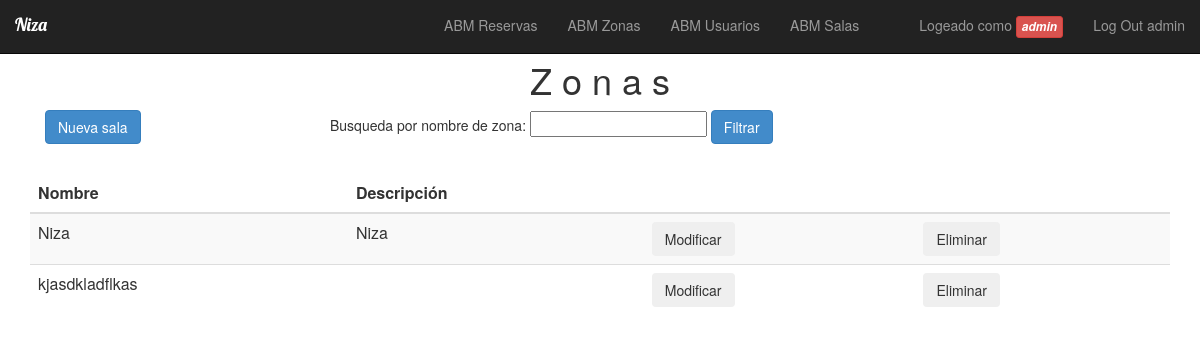
The page /paginas/abm_zonas/mostrar_zona.php (signed in) on the database its author committed.
### tables this page shows
CREATE TABLE `zonas` (
  `id_zona` int(10) NOT NULL,
  `nombre_zona` varchar(250) NOT NULL,
  `descripcion` varchar(250) NOT NULL
);

### paginas/abm_zonas/lista_zonas.php (the view)
<?php
if(isset($_POST['busqueda']) && $_POST['busqueda']<>''){
  $nom=$_POST['busqueda'];
    $query="SELECT id_zona, nombre_zona, descripcion
    FROM zonas where nombre_zona like '$nom%'";
}
else{
  $query="SELECT id_zona, nombre_zona, descripcion
  FROM zonas";
}
$resultado_lista=$mysqli->query($query);
 ?>
<div class="container">
<center><h1>Z o n a s</h1></center>
  <form class="form form-inline" role="form" action="" method="post">
    <div class="form-group col-md-3">
            <button type="button" class="btn btn-primary"
            data-toggle="modal" data-target="#nueva_zona">
              Nueva sala
            </button>
    </div>
    <div class="form-group form-group-justified col-md-9">
        <p> Busqueda por nombre de zona:
        <input type="text" name="busqueda">
        <button type="submit" class="btn btn-primary" name="busqueda_zona">Filtrar</button></p>
    </div>
  </form>
</div>
<br>
<div class="container">
  <div class="table-hover table-responsive">
    <table class="table table-striped">
      <thead class="thead-dark">
        <tr>
          <th scope="col"><b>Nombre</b></th>
          <th scope="col"><b>Descripción</b></th>
          <th scope="col"><b></b></th>
          <th scope="col"><b></b></th>
        </tr>
      </thead>
        <tbody>
          <?php while($row=$resultado_lista->fetch_assoc()){ ?>
            <tr>
              <td>
                <?php echo $row['nombre_zona'];?>
              </td>
              <td>
                <?php echo $row['descripcion'];?>
              </td>
              <td>
                  <button type="button" class="btn btn-secondary"
                  data-toggle="modal" data-target="#modificar"
                  onclick="return llenarSala(<?php echo $row['id_zona'];?>,'<?php echo $row['nombre_zona'];?>', '<?php echo $row['descripcion'];?>')">
                    Modificar
                  </button>
              </td>
              <td>
                  <button type="button" class="btn btn-secondary"
                  data-toggle="modal" data-target="#eliminar"
                  onclick="return llenarSala(<?php echo $row['id_zona'];?>,'<?php echo $row['nombre_zona'];?>')">
                    Eliminar
                  </button>
              </td>
            </tr>
          <?php } ?>
        </tbody>
    </table>
  </div>
</div>

### rows shown on the page
zonas: nombre_zona "Niza", descripcion "Niza"
zonas: nombre_zona "kjasdkladflkas"

### other values the page prints
$_SESSION['usr_name'] "admin"
